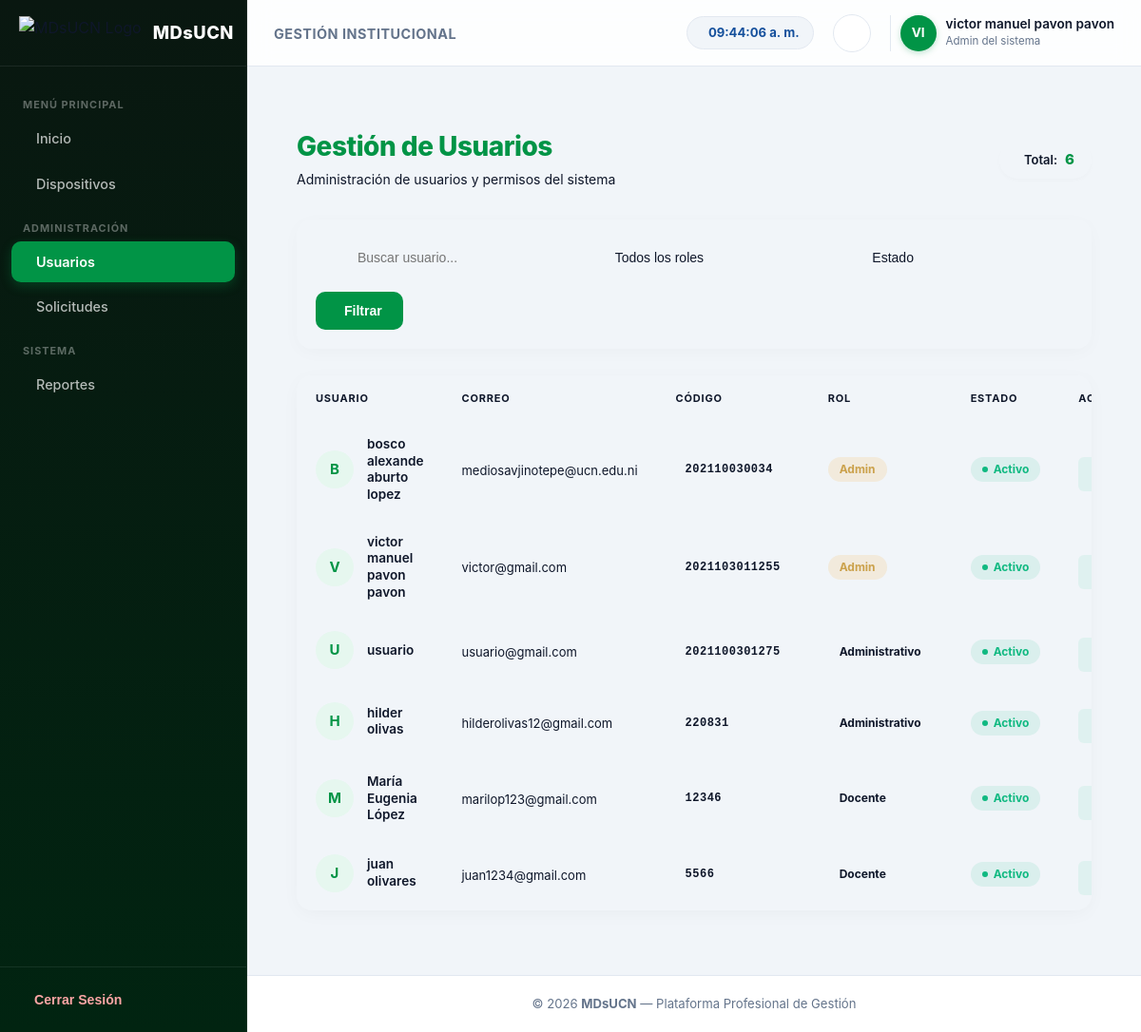
The app's page /panel/usuarios/ (signed in) with its own data.
### appOne/models.py (models this page shows, shortened)
class Usuario(AbstractUser):
    username = models.CharField(max_length=150, unique=True)
    nombre_completo = models.CharField(max_length=150)
    correo_institucional = models.EmailField(unique=True)
    codigo = models.CharField(max_length=20, unique=True)
    rol = models.CharField(max_length=20, choices=ROLES, default="Docente")
    USERNAME_FIELD = "correo_institucional"
    REQUIRED_FIELDS = ["username", "nombre_completo", "codigo"]
    objects = UsuarioManager()
    class Meta:
        verbose_name = 'Usuario'
        verbose_name_plural = 'Usuarios'

### appOne/views/usuarios.py (the view)
# urls.py: path('panel/usuarios/', views.panel_usuarios, name='panel_usuarios'),
@login_required
def panel_usuarios(request):
    if not es_administrador(request.user):
        messages.error(request, "No tienes permisos para acceder a la gestión de usuarios.")
        return redirect('dashboardinicio')
    buscar = request.GET.get('buscar', '').strip()
    rol = request.GET.get('rol', '').strip()
    estado = request.GET.get('estado', '').strip()
    usuarios = Usuario.objects.all()
    if buscar:
        usuarios = usuarios.filter(
            Q(nombre_completo__icontains=buscar) |
            Q(correo_institucional__icontains=buscar) |
            Q(codigo__icontains=buscar)
        ).distinct()
    if rol:
        usuarios = usuarios.filter(rol=rol)
    if estado == "activo":
        usuarios = usuarios.filter(is_active=True)
    elif estado == "inactivo":
        usuarios = usuarios.filter(is_active=False)
    return render(request, 'appOne/panel_usuarios.html', {'usuarios': usuarios})

### appOne/views/utils.py (called while the page is built)
def es_administrador(user):
    return user.is_authenticated and (user.rol == "Admin" or user.is_superuser)

### appOne/templates/appOne/panel_usuarios.html (shortened to what this page needs)
{% extends "appOne/dashboard.html" %}
{% load static %}
{% block extra_css %}
<link rel="stylesheet" href="{% static 'appOne/css/usuario.css' %}">
<link href="https://cdn.jsdelivr.net/npm/remixicon@3.5.0/fonts/remixicon.css" rel="stylesheet">
{% endblock %}
{% block contenido %}
<div class="usuarios-container">
    <header class="header-usuarios">
        <div class="header-title">
            <h2>Gestión de Usuarios</h2>
            <p class="subtitle">Administración de usuarios y permisos del sistema</p>
        </div>
        <div class="total-users">
             Total: <strong>{{ usuarios|length }}</strong>
        </div>
    </header>
    <section class="card-filters">
        <form method="GET" class="filtros-usuarios">
            <div class="input-group">
                <input type="text" name="buscar"
                       placeholder="Buscar usuario..."
                       value="{{ request.GET.buscar|default:'' }}"
                       autocomplete="off">
            </div>
            <div class="select-group">
                <select name="rol">
                    <option value="">Todos los roles</option>
                </select>
            </div>
            <div class="select-group">
                <select name="estado">
                    <option value="">Estado</option>
                </select>
            </div>
            <div class="filter-actions">
                <button type="submit" class="btn-filtrar">
                     Filtrar
                </button>
            </div>
        </form>
    </section>
    <main class="table-wrapper">
        <table class="table-dashboard">
            <thead>
                <tr>
                    <th>Usuario</th>
                    <th>Correo</th>
                    <th>Código</th>
                    <th>Rol</th>
                    <th>Estado</th>
                    <th class="text-right">Acciones</th>
                </tr>
            </thead>
            <tbody>
                {% for u in usuarios %}
                <tr>
                    <td class="user-cell" data-label="Usuario">
                        <div class="avatar">
                            {{ u.nombre_completo|slice:":1"|upper }}
                        </div>
                        <span class="user-name">{{ u.nombre_completo }}</span>
                    </td>
                    <td data-label="Correo">
                        <span class="text-email">{{ u.correo_institucional }}</span>
                    </td>
                    <td data-label="Código">
                        <span class="code-badge">{{ u.codigo }}</span>
                    </td>
                    <td data-label="Rol">
                        <span class="rol {{ u.rol|lower }}">
                            {{ u.rol }}
                        </span>
                    </td>
                    <td data-label="Estado">
                        {% if u.is_active %}
                            <span class="estado activo">Activo</span>
                        {% else %}
                            <span class="estado inactivo">Inactivo</span>
                        {% endif %}
                    </td>
                    <td data-label="Acciones" class="acciones text-right">
                        <a href="{% url 'aprobar_usuario' u.id %}" class="btn success" data-tooltip="Aprobar">
                        </a>
                    </td>
                </tr>
                {% empty %}
                <tr>
                    <td colspan="6" class="no-data">
                        No hay usuarios registrados
                    </td>
                </tr>
                {% endfor %}
            </tbody>
        </table>
    </main>
</div>
{% endblock %}

### appOne/templates/appOne/dashboard.html (shortened to what this page needs)
{% load static %}
<!DOCTYPE html>
<html lang="es">
<head>
  <link href="https://cdn.jsdelivr.net/npm/remixicon@3.5.0/fonts/remixicon.css" rel="stylesheet">
  <link rel="stylesheet" href="{% static 'appOne/css/dashboard.css' %}">
  {% block extra_css %}{% endblock %}
</head>
<body>
  <div class="app-layout">
    <aside class="sidebar" id="sidebar">
      <div class="sidebar-header">
        <div class="brand">
          <img src="https://uploads.onecompiler.io/43nzu6ce2/43x2n985z/eslogan%20.png" alt="MDsUCN Logo" class="brand-logo">
          <span class="brand-name">MDsUCN</span>
        </div>
        <button class="toggle-sidebar-btn" id="toggleSidebar" aria-label="Toggle Sidebar">
        </button>
      </div>
      <nav class="sidebar-nav">
        <div class="nav-section-title">MENÚ PRINCIPAL</div>
        <a href="{% url 'dashboardinicio' %}"
          class="nav-item {% if request.resolver_match.url_name == 'dashboardinicio' %}active{% endif %}">
          <span>Inicio</span>
        </a>
        <a href="{% url 'listardispositivos' %}"
          class="nav-item {% if request.resolver_match.url_name == 'listardispositivos' %}active{% endif %}">
          <span>Dispositivos</span>
        </a>
        {% if request.user.rol == "Admin" or request.user.is_superuser %}
        <div class="nav-section-title">ADMINISTRACIÓN</div>
        <a href="{% url 'panel_usuarios' %}"
          class="nav-item {% if request.resolver_match.url_name == 'panel_usuarios' %}active{% endif %}">
          <span>Usuarios</span>
        </a>
        <a href="{% url 'solicitudes_prestamos' %}"
          class="nav-item {% if request.resolver_match.url_name == 'solicitudes_prestamos' %}active{% endif %}">
          <span>Solicitudes</span>
        </a>
        {% endif %}
        <div class="nav-section-title">SISTEMA</div>
        <a href="{% url 'reportes' %}"
          class="nav-item {% if request.resolver_match.url_name == 'reportes' %}active{% endif %}">
          <span>Reportes</span>
        </a>
      </nav>
      <div class="sidebar-footer">
        <form method="POST" action="{% url 'logout' %}" style="width: 100%;">
          <button type="submit" class="logout-btn">
            <span>Cerrar Sesión</span>
          </button>
        </form>
      </div>
    </aside>
    <div class="main-wrapper">
      <header class="topbar">
        <div class="topbar-left">
          <div class="page-title">
            <span>Gestión Institucional</span>
          </div>
        </div>
        <div class="topbar-right">
          <div class="clock-badge">
            <span id="clock-nicaragua">00:00:00</span>
          </div>
          <div class="dropdown-wrapper">
            <button class="icon-btn" id="notifBtn" aria-label="Notificaciones">
            </button>
          </div>
          <div class="user-profile">
            <div class="user-avatar">
              {% if request.user.nombre_completo %}
                {{ request.user.nombre_completo|slice:":2"|upper }}
              {% else %}
                {{ request.user.correo_institucional|slice:":2"|upper }}
              {% endif %}
            </div>
            <div class="user-meta">
              <span class="user-name">{{ request.user.nombre_completo|default:request.user.username }}</span>
              <span class="user-role">{{ request.user.get_rol_display|default:request.user.rol }}</span>
            </div>
          </div>
        </div>
      </header>
      <main class="content-body">
        {% block contenido %}{% endblock %}
      </main>
      <footer class="app-footer">
        <p>© 2026 <strong>MDsUCN</strong> — Plataforma Profesional de Gestión</p>
      </footer>
    </div>
  </div>
</body>
</html>

### records on screen
Usuario: user.nombre_completo "VI", user.nombre_completo "victor manuel pavon pavon", user.rol "Admin del sistema", nombre_completo "V", nombre_completo "victor manuel pavon pavon", correo_institucional "victor@gmail.com", codigo "2021103011255", rol "Admin", is_active "Activo"
Usuario: nombre_completo "B", nombre_completo "bosco alexande aburto lopez", correo_institucional "mediosavjinotepe@ucn.edu.ni", codigo "202110030034", rol "Admin", is_active "Activo"
Usuario: nombre_completo "U", nombre_completo "usuario", correo_institucional "usuario@gmail.com", codigo "2021100301275", rol "Administrativo", is_active "Activo"
Usuario: nombre_completo "H", nombre_completo "hilder olivas", correo_institucional "hilderolivas12@gmail.com", codigo "220831", rol "Administrativo", is_active "Activo"
Usuario: nombre_completo "M", nombre_completo "María Eugenia López", correo_institucional "marilop123@gmail.com", codigo "12346", rol "Docente", is_active "Activo"
Usuario: nombre_completo "J", nombre_completo "juan olivares", correo_institucional "juan1234@gmail.com", codigo "5566", rol "Docente", is_active "Activo"

### other values on screen
{{ usuarios|length }} "6"
